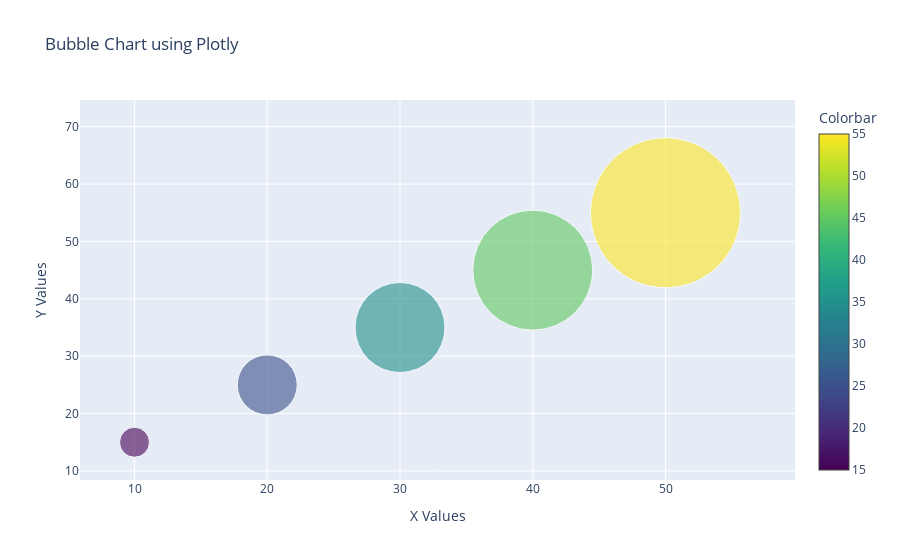

The notebook cell saved with this chart:
### Markdown cell above
# 13. Bubble Chart
- Explaination: A bubble chart is a type of scatter plot where the data points are represented as bubbles, with the size of each bubble proportional to the value of a third variable associated with that data point.
- Example: Bubble Chart of x and y values.

### Code cell
# Import required libraries
import plotly.graph_objects as go

# Sample data
data = {
    'X': [10, 20, 30, 40, 50],
    'Y': [15, 25, 35, 45, 55],
    'Size': [30, 60, 90, 120, 150],  # Determines the size of bubbles
    'Labels': ['A', 'B', 'C', 'D', 'E']
}

# Creating the bubble chart
fig = go.Figure(data=go.Scatter(
    x=data['X'],
    y=data['Y'],
    mode='markers',
    text=data['Labels'],
    marker=dict(
        size=data['Size'],
        sizemode='diameter',  # 'diameter' ensures that the size values correspond to the diameter of the bubbles
        opacity=0.6,
        color=data['Y'],  # Coloring the bubbles based on Y values
        colorscale='Viridis',
        colorbar=dict(title='Colorbar')
    )
))

# Setting the layout for the plot
fig.update_layout(
    title='Bubble Chart using Plotly',
    xaxis_title='X Values',
    yaxis_title='Y Values',
    showlegend=False
)

# Display the plot
fig.show()

# Save the plot to an HTML file
fig.write_html("bubble_chart_plotly.html")

### Figure 1 — Plotly figure (JSON) as saved in the notebook; plotly's stock layout.template omitted (floating-point values rounded to 4 significant figures)
{"data": [{"marker": {"color": [15, 25, 35, 45, 55], "colorbar": {"title": {"text": "Colorbar"}}, "colorscale": [[0, "#440154"], [0.1111, "#482878"], [0.2222, "#3e4989"], [0.3333, "#31688e"], [0.4444, "#26828e"], [0.5556, "#1f9e89"], [0.6667, "#35b779"], [0.7778, "#6ece58"], [0.8889, "#b5de2b"], [1, "#fde725"]], "opacity": 0.6, "size": [30, 60, 90, 120, 150], "sizemode": "diameter"}, "mode": "markers", "text": ["A", "B", "C", "D", "E"], "type": "scatter", "x": [10, 20, 30, 40, 50], "y": [15, 25, 35, 45, 55]}], "layout": {"showlegend": false, "title": {"text": "Bubble Chart using Plotly"}, "xaxis": {"title": {"text": "X Values"}}, "yaxis": {"title": {"text": "Y Values"}}}}
